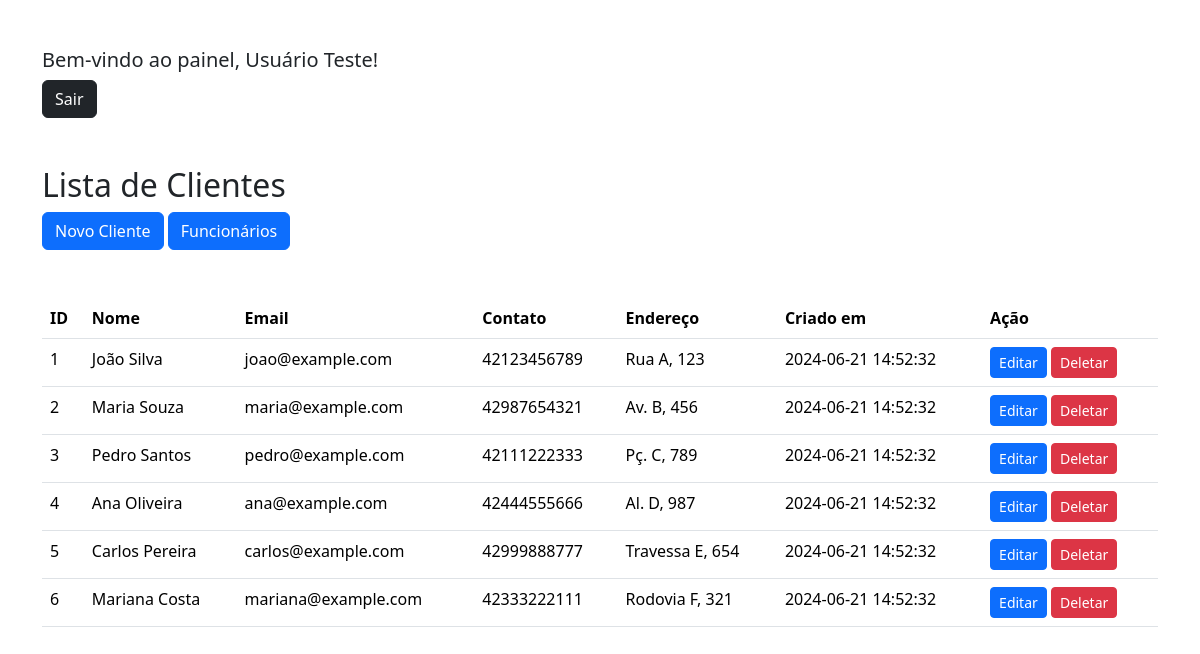
The app's page /painel.php (signed in) with its own data.
### tables this page shows
CREATE TABLE `clients` (
  `id` int(11) NOT NULL,
  `name` varchar(50) NOT NULL,
  `email` varchar(140) NOT NULL,
  `phone` varchar(11) NOT NULL,
  `address` varchar(200) NOT NULL,
  `created_at` datetime NOT NULL DEFAULT current_timestamp()
);

### painel.php (the view, shortened to what this page needs)
<!DOCTYPE html>
<html lang="en">
<head>
    <link href="https://cdn.jsdelivr.net/npm/bootstrap@5.3.3/dist/css/bootstrap.min.css" rel="stylesheet">
</head>
<body>
    <div class="container mt-5">
        <?php
        if (isset($_SESSION['nome'])) {
            echo "<h1 class='lead'>Bem-vindo ao painel, <strong>{$_SESSION['nome']}</strong>!</h1>";
        }
        ?>
        <p><a href="logout.php" class="btn btn-dark">Sair</a></p>
    </div>
    <div class="container my-5">
        <h2>Lista de Clientes</h2>
        <a class="btn btn-primary" href="/somativa2/create.php" role="button">Novo Cliente</a>
        <a class="btn btn-primary" href="/somativa2/employees.php" role="button">Funcionários</a>
        <table class="table mt-5">
            <thead>
                <tr>
                    <th>ID</th>
                    <th>Nome</th>
                    <th>Email</th>
                    <th>Contato</th>
                    <th>Endereço</th>
                    <th>Criado em</th>
                    <th>Ação</th>
                </tr>
            </thead>
            <tbody>
                <?php
                include('conexao2.php');
                $sql = "SELECT * FROM clients";
                $result = $connection->query($sql);
                while ($row = $result->fetch_assoc()) {
                    echo "
                    <tr>
                        <td>$row[id]</td>
                        <td>$row[name]</td>
                        <td>$row[email]</td>
                        <td>$row[phone]</td>
                        <td>$row[address]</td>
                        <td>$row[created_at]</td>
                        <td>
                        <a class='btn btn-primary btn-sm' href='/somativa2/edit.php?id=$row[id]'>Editar</a>
                        <a class='btn btn-danger btn-sm' href='/somativa2/delete.php?id=$row[id]'>Deletar</a>
                        </td>
                    ";
                }
                ?>
            </tbody>
        </table>
    </div>
</body>
</html>

### records on screen
clients: id "1", name "João Silva", email "joao@example.com", phone "42123456789", address "Rua A, 123", created_at "2024-06-21 14:52:32"
clients: id "2", name "Maria Souza", email "maria@example.com", phone "42987654321", address "Av. B, 456", created_at "2024-06-21 14:52:32"
clients: id "3", name "Pedro Santos", email "pedro@example.com", phone "42111222333", address "Pç. C, 789", created_at "2024-06-21 14:52:32"
clients: id "4", name "Ana Oliveira", email "ana@example.com", phone "42444555666", address "Al. D, 987", created_at "2024-06-21 14:52:32"
clients: id "5", name "Carlos Pereira", email "carlos@example.com", phone "42999888777", address "Travessa E, 654", created_at "2024-06-21 14:52:32"
clients: id "6", name "Mariana Costa", email "mariana@example.com", phone "42333222111", address "Rodovia F, 321", created_at "2024-06-21 14:52:32"

### other values on screen
$_SESSION['nome'] "Usuário Teste"
